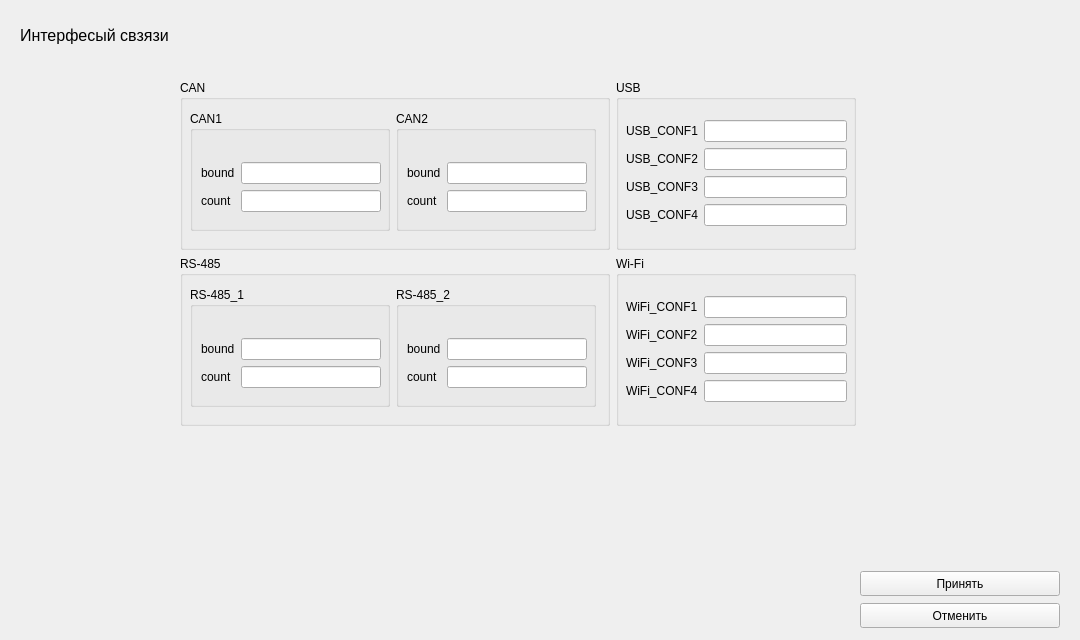
          <widget class="QWidget" name="page_1">
           <widget class="QWidget" name="verticalLayoutWidget_4">
            <property name="geometry">
             <rect>
              <x>860</x>
              <y>570</y>
              <width>211</width>
              <height>61</height>
             </rect>
            </property>
            <layout class="QVBoxLayout" name="verticalLayout_14">
             <item>
              <widget class="QPushButton" name="aceptInterfaceConnectBtn">
               <property name="minimumSize">
                <size>
                 <width>200</width>
                 <height>25</height>
                </size>
               </property>
               <property name="maximumSize">
                <size>
                 <width>200</width>
                 <height>25</height>
                </size>
               </property>
               <property name="text">
                <string>Принять</string>
               </property>
              </widget>
             </item>
             <item>
              <widget class="QPushButton" name="cancelInterfaceConnectBtn">
               <property name="minimumSize">
                <size>
                 <width>200</width>
                 <height>25</height>
                </size>
               </property>
               <property name="maximumSize">
                <size>
                 <width>200</width>
                 <height>25</height>
                </size>
               </property>
               <property name="text">
                <string>Отменить</string>
               </property>
              </widget>
             </item>
            </layout>
           </widget>
           <widget class="QLabel" name="label_7">
            <property name="geometry">
             <rect>
              <x>20</x>
              <y>20</y>
              <width>200</width>
              <height>30</height>
             </rect>
            </property>
            <property name="minimumSize">
             <size>
              <width>200</width>
              <height>30</height>
             </size>
            </property>
            <property name="maximumSize">
             <size>
              <width>200</width>
              <height>30</height>
             </size>
            </property>
            <property name="font">
             <font>
              <pointsize>12</pointsize>
             </font>
            </property>
            <property name="text">
             <string>Интерфесый свзязи</string>
            </property>
           </widget>
           <widget class="QWidget" name="layoutWidget">
            <property name="geometry">
             <rect>
              <x>180</x>
              <y>80</y>
              <width>678</width>
              <height>348</height>
             </rect>
            </property>
            <layout class="QFormLayout" name="formLayout_22">
             <item row="0" column="0">
              <widget class="QGroupBox" name="groupBox_32">
               <property name="minimumSize">
                <size>
                 <width>430</width>
                 <height>170</height>
                </size>
               </property>
               <property name="maximumSize">
                <size>
                 <width>430</width>
                 <height>170</height>
                </size>
               </property>
               <property name="title">
                <string>CAN</string>
               </property>
               <widget class="QWidget" name="layoutWidget">
                <property name="geometry">
                 <rect>
                  <x>10</x>
                  <y>30</y>
                  <width>408</width>
                  <height>122</height>
                 </rect>
                </property>
                <layout class="QHBoxLayout" name="horizontalLayout">
                 <item>
                  <widget class="QGroupBox" name="groupBox_11">
                   <property name="minimumSize">
                    <size>
                     <width>200</width>
                     <height>120</height>
                    </size>
                   </property>
                   <property name="maximumSize">
                    <size>
                     <width>200</width>
                     <height>120</height>
                    </size>
                   </property>
                   <property name="title">
                    <string>CAN1</string>
                   </property>
                   <widget class="QWidget" name="layoutWidget">
                    <property name="geometry">
                     <rect>
                      <x>11</x>
                      <y>51</y>
                      <width>193</width>
                      <height>66</height>
                     </rect>
                    </property>
                    <layout class="QFormLayout" name="formLayout">
                     <item row="0" column="0">
                      <widget class="QLabel" name="label_15">
                       <property name="text">
                        <string>bound</string>
                       </property>
                      </widget>
                     </item>
                     <item row="0" column="1">
                      <widget class="QLineEdit" name="can1BoundLE">
                       <property name="minimumSize">
                        <size>
                         <width>140</width>
                         <height>0</height>
                        </size>
                       </property>
                       <property name="maximumSize">
                        <size>
                         <width>140</width>
                         <height>16777215</height>
                        </size>
                       </property>
                      </widget>
                     </item>
                     <item row="1" column="0">
                      <widget class="QLabel" name="label_16">
                       <property name="text">
                        <string>count</string>
                       </property>
                      </widget>
                     </item>
                     <item row="1" column="1">
                      <widget class="QLineEdit" name="can1CountLE">
                       <property name="maximumSize">
                        <size>
                         <width>140</width>
                         <height>16777215</height>
                        </size>
                       </property>
                      </widget>
                     </item>
                    </layout>
                   </widget>
                  </widget>
                 </item>
                 <item>
                  <widget class="QGroupBox" name="groupBox_33">
                   <property name="minimumSize">
                    <size>
                     <width>200</width>
                     <height>120</height>
                    </size>
                   </property>
                   <property name="maximumSize">
                    <size>
                     <width>200</width>
                     <height>120</height>
                    </size>
                   </property>
                   <property name="title">
                    <string>CAN2</string>
                   </property>
                   <widget class="QWidget" name="layoutWidget_6">
                    <property name="geometry">
                     <rect>
                      <x>11</x>
                      <y>51</y>
                      <width>193</width>
                      <height>66</height>
                     </rect>
                    </property>
                    <layout class="QFormLayout" name="formLayout_5">
                     <item row="0" column="0">
                      <widget class="QLabel" name="label_23">
                       <property name="text">
                        <string>bound</string>
                       </property>
                      </widget>
                     </item>
                     <item row="0" column="1">
                      <widget class="QLineEdit" name="can1BoundLE_4">
                       <property name="minimumSize">
                        <size>
                         <width>140</width>
                         <height>0</height>
                        </size>
                       </property>
                       <property name="maximumSize">
                        <size>
                         <width>140</width>
                         <height>16777215</height>
                        </size>
                       </property>
                      </widget>
                     </item>
                     <item row="1" column="0">
                      <widget class="QLabel" name="label_24">
                       <property name="text">
                        <string>count</string>
                       </property>
                      </widget>
                     </item>
                     <item row="1" column="1">
                      <widget class="QLineEdit" name="can1CountLE_4">
                       <property name="maximumSize">
                        <size>
                         <width>140</width>
                         <height>16777215</height>
                        </size>
                       </property>
                      </widget>
                     </item>
                    </layout>
                   </widget>
                  </widget>
                 </item>
                </layout>
               </widget>
              </widget>
             </item>
             <item row="0" column="1">
              <widget class="QGroupBox" name="groupBox_36">
               <property name="minimumSize">
                <size>
                 <width>240</width>
                 <height>170</height>
                </size>
               </property>
               <property name="maximumSize">
                <size>
                 <width>240</width>
                 <height>170</height>
                </size>
               </property>
               <property name="title">
                <string>USB</string>
               </property>
               <widget class="QWidget" name="layoutWidget">
                <property name="geometry">
                 <rect>
                  <x>10</x>
                  <y>40</y>
                  <width>221</width>
                  <height>116</height>
                 </rect>
                </property>
                <layout class="QFormLayout" name="formLayout_9">
                 <item row="0" column="0">
                  <widget class="QLabel" name="label_6">
                   <property name="text">
                    <string>USB_CONF1</string>
                   </property>
                  </widget>
                 </item>
                 <item row="0" column="1">
                  <widget class="QLineEdit" name="usbConf1LE"/>
                 </item>
                 <item row="1" column="0">
                  <widget class="QLabel" name="label_27">
                   <property name="text">
                    <string>USB_CONF2</string>
                   </property>
                  </widget>
                 </item>
                 <item row="1" column="1">
                  <widget class="QLineEdit" name="usbConf2LE"/>
                 </item>
                 <item row="2" column="0">
                  <widget class="QLabel" name="label_28">
                   <property name="text">
                    <string>USB_CONF3</string>
                   </property>
                  </widget>
                 </item>
                 <item row="2" column="1">
                  <widget class="QLineEdit" name="usbConf3LE"/>
                 </item>
                 <item row="3" column="0">
                  <widget class="QLabel" name="label_29">
                   <property name="text">
                    <string>USB_CONF4</string>
                   </property>
                  </widget>
                 </item>
                 <item row="3" column="1">
                  <widget class="QLineEdit" name="usbConf4LE"/>
                 </item>
                </layout>
               </widget>
              </widget>
             </item>
             <item row="1" column="0">
              <widget class="QGroupBox" name="groupBox_34">
               <property name="minimumSize">
                <size>
                 <width>430</width>
                 <height>170</height>
                </size>
               </property>
               <property name="maximumSize">
                <size>
                 <width>430</width>
                 <height>170</height>
                </size>
               </property>
               <property name="title">
                <string>RS-485</string>
               </property>
               <widget class="QWidget" name="layoutWidget_2">
                <property name="geometry">
                 <rect>
                  <x>10</x>
                  <y>30</y>
                  <width>408</width>
                  <height>122</height>
                 </rect>
                </property>
                <layout class="QHBoxLayout" name="horizontalLayout_3">
                 <item>
                  <widget class="QGroupBox" name="groupBox_14">
                   <property name="minimumSize">
                    <size>
                     <width>200</width>
                     <height>120</height>
                    </size>
                   </property>
                   <property name="maximumSize">
                    <size>
                     <width>200</width>
                     <height>120</height>
                    </size>
                   </property>
                   <property name="title">
                    <string>RS-485_1</string>
                   </property>
                   <widget class="QWidget" name="layoutWidget_9">
                    <property name="geometry">
                     <rect>
                      <x>11</x>
                      <y>51</y>
                      <width>183</width>
                      <height>56</height>
                     </rect>
                    </property>
                    <layout class="QFormLayout" name="formLayout_2">
                     <item row="0" column="0">
                      <widget class="QLabel" name="label_17">
                       <property name="text">
                        <string>bound</string>
                       </property>
                      </widget>
                     </item>
                     <item row="0" column="1">
                      <widget class="QLineEdit" name="can1BoundLE_3">
                       <property name="minimumSize">
                        <size>
                         <width>140</width>
                         <height>0</height>
                        </size>
                       </property>
                       <property name="maximumSize">
                        <size>
                         <width>140</width>
                         <height>16777215</height>
                        </size>
                       </property>
                      </widget>
                     </item>
                     <item row="1" column="0">
                      <widget class="QLabel" name="label_18">
                       <property name="text">
                        <string>count</string>
                       </property>
                      </widget>
                     </item>
                     <item row="1" column="1">
                      <widget class="QLineEdit" name="can1CountLE_3">
                       <property name="maximumSize">
                        <size>
                         <width>140</width>
                         <height>16777215</height>
                        </size>
                       </property>
                      </widget>
                     </item>
                    </layout>
                   </widget>
                  </widget>
                 </item>
                 <item>
                  <widget class="QGroupBox" name="groupBox_35">
                   <property name="minimumSize">
                    <size>
                     <width>200</width>
                     <height>120</height>
                    </size>
                   </property>
                   <property name="maximumSize">
                    <size>
                     <width>200</width>
                     <height>120</height>
                    </size>
                   </property>
                   <property name="title">
                    <string>RS-485_2</string>
                   </property>
                   <widget class="QWidget" name="layoutWidget_14">
                    <property name="geometry">
                     <rect>
                      <x>11</x>
                      <y>51</y>
                      <width>183</width>
                      <height>56</height>
                     </rect>
                    </property>
                    <layout class="QFormLayout" name="formLayout_6">
                     <item row="0" column="0">
                      <widget class="QLabel" name="label_25">
                       <property name="text">
                        <string>bound</string>
                       </property>
                      </widget>
                     </item>
                     <item row="0" column="1">
                      <widget class="QLineEdit" name="can1BoundLE_5">
                       <property name="minimumSize">
                        <size>
                         <width>140</width>
                         <height>0</height>
                        </size>
                       </property>
                       <property name="maximumSize">
                        <size>
                         <width>140</width>
                         <height>16777215</height>
                        </size>
                       </property>
                      </widget>
                     </item>
                     <item row="1" column="0">
                      <widget class="QLabel" name="label_26">
                       <property name="text">
                        <string>count</string>
                       </property>
                      </widget>
                     </item>
                     <item row="1" column="1">
                      <widget class="QLineEdit" name="can1CountLE_5">
                       <property name="maximumSize">
                        <size>
                         <width>140</width>
                         <height>16777215</height>
                        </size>
                       </property>
                      </widget>
                     </item>
                    </layout>
                   </widget>
                  </widget>
                 </item>
                </layout>
               </widget>
              </widget>
             </item>
             <item row="1" column="1">
              <widget class="QGroupBox" name="groupBox_37">
               <property name="minimumSize">
                <size>
                 <width>240</width>
                 <height>170</height>
                </size>
               </property>
               <property name="maximumSize">
                <size>
                 <width>240</width>
                 <height>170</height>
                </size>
               </property>
               <property name="title">
                <string>Wi-Fi</string>
               </property>
               <widget class="QWidget" name="layoutWidget_22">
                <property name="geometry">
                 <rect>
                  <x>10</x>
                  <y>40</y>
                  <width>221</width>
                  <height>116</height>
                 </rect>
                </property>
                <layout class="QFormLayout" name="formLayout_14">
                 <item row="0" column="0">
                  <widget class="QLabel" name="label_30">
                   <property name="text">
                    <string>WiFi_CONF1</string>
                   </property>
                  </widget>
                 </item>
                 <item row="0" column="1">
                  <widget class="QLineEdit" name="wifiConf1LE"/>
                 </item>
                 <item row="1" column="0">
                  <widget class="QLabel" name="label_35">
                   <property name="text">
                    <string>WiFi_CONF2</string>
                   </property>
                  </widget>
                 </item>
                 <item row="1" column="1">
                  <widget class="QLineEdit" name="wifiConf2LE"/>
                 </item>
                 <item row="2" column="0">
                  <widget class="QLabel" name="label_36">
                   <property name="text">
                    <string>WiFi_CONF3</string>
                   </property>
                  </widget>
                 </item>
                 <item row="2" column="1">
                  <widget class="QLineEdit" name="wifiConf3LE"/>
                 </item>
                 <item row="3" column="0">
                  <widget class="QLabel" name="label_45">
                   <property name="text">
                    <string>WiFi_CONF4</string>
                   </property>
                  </widget>
                 </item>
                 <item row="3" column="1">
                  <widget class="QLineEdit" name="wifiConf4LE"/>
                 </item>
                </layout>
               </widget>
              </widget>
             </item>
            </layout>
           </widget>
          </widget>
